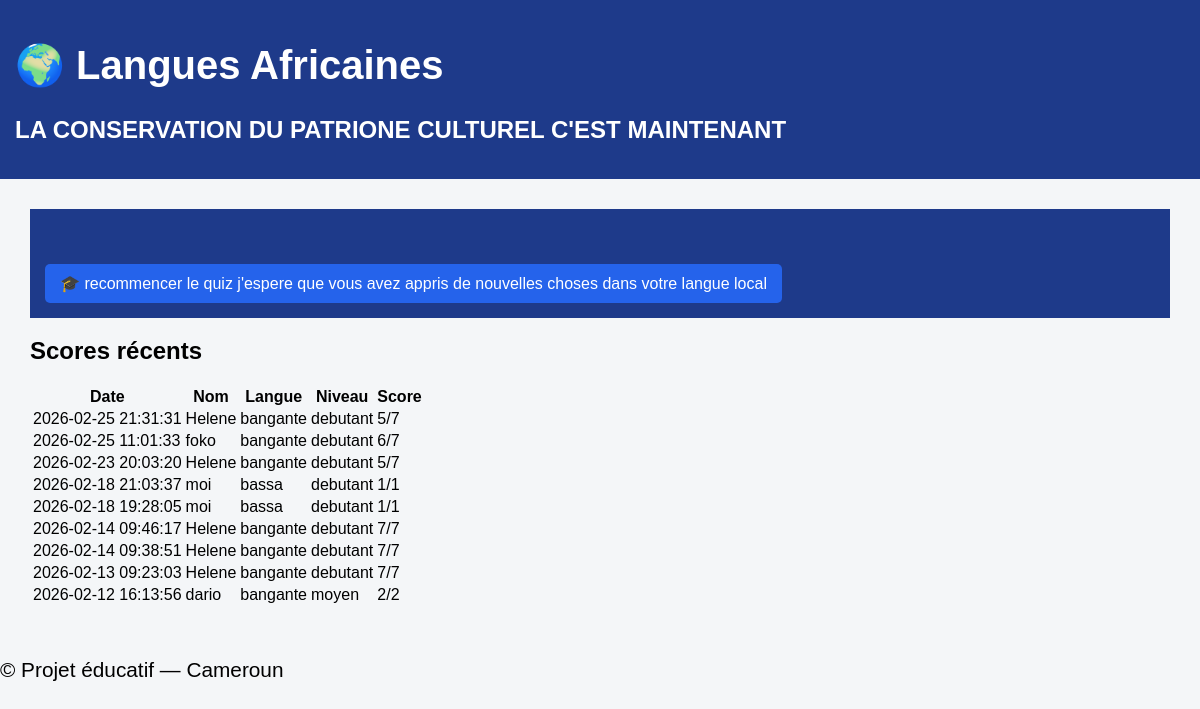
The page /scores (signed in) on the database its author committed.
### tables this page shows
CREATE TABLE scores(
            id INTEGER PRIMARY KEY AUTOINCREMENT,
            nom TEXT,
            numero TEXT,
            langue TEXT,
            niveau TEXT,
            score INTEGER,
            total INTEGER,
            date TEXT
        );

### app.py (the view)
@app.route("/scores")
def scores():
    if "user_id" not in session:
        return redirect("/login")
    return render_template("scores.html", scores=db.recuperer_scores())

### database.py (called while the page is built)
    def connect(self):
        return sqlite3.connect(self.db_file)

    def recuperer_scores(self):
        conn = self.connect()
        cur = conn.cursor()
        cur.execute("SELECT * FROM scores ORDER BY id DESC LIMIT 20")
        data = cur.fetchall()
        conn.close()
        return data

### templates/scores.html (shortened to what this page needs)
{% extends "base.html" %}
{% block content %}
<header>
    <nav>
    <div class="hero-buttons">
        <a class="btn" href="/apprendre">🎓 recommencer le quiz j'espere que vous avez appris de nouvelles choses dans votre langue local </a>
    </div>
</header>
<h2>Scores récents</h2>
<table>
<tr>
    <th>Date</th><th>Nom</th><th>Langue</th><th>Niveau</th><th>Score</th>
</tr>
{% for s in scores %}
<tr>
    <td>{{ s[7] }}</td>
    <td>{{ s[1] }}</td>
    <td>{{ s[3] }}</td>
    <td>{{ s[4] }}</td>
    <td>{{ s[5] }}/{{ s[6] }}</td>
</tr>
{% endfor %}
</table>
{% endblock %}

### templates/base.html (shortened to what this page needs)
<!DOCTYPE html>
<html lang="fr">
<head>
    <link rel="stylesheet" href="{{ url_for('static', filename='css/style.css') }}">
</head>
<body>
<header>
  <h1>🌍 Langues Africaines</h1>
    <h2>LA CONSERVATION DU PATRIONE CULTUREL C'EST MAINTENANT </h2>
</header>
<main>
    {% block content %}{% endblock %}
</main>
<footer>
    <p>© Projet éducatif — Cameroun</p>
</footer>
</body>
</html>

### static/css/style.css (style rules this page uses)
body { font-family: Arial, sans-serif; margin: 0; background: #f4f6f8; }
header { background: #1e3a8a; color: white; padding: 15px; }
header nav a { color: white; margin-right: 15px; text-decoration: none; }
main { padding: 30px; }
.btn { display: inline-block; margin-top: 10px; padding: 10px 15px; background: #2563eb; color: white; text-decoration: none; border-radius: 5px; }
.hero-buttons { margin-top: 30px; }
body { margin: 0; font-family: Arial, sans-serif; }
h1 { font-size: 2.5rem; }
p { font-size: 1.3rem; }

### rows shown on the page
scores: date "2026-02-25 21:31:31", nom "Helene", langue "bangante", niveau "debutant", score "5", total "7"
scores: date "2026-02-25 11:01:33", nom "foko", langue "bangante", niveau "debutant", score "6", total "7"
scores: date "2026-02-23 20:03:20", nom "Helene", langue "bangante", niveau "debutant", score "5", total "7"
scores: date "2026-02-18 21:03:37", nom "moi", langue "bassa", niveau "debutant", score "1", total "1"
scores: date "2026-02-18 19:28:05", nom "moi", langue "bassa", niveau "debutant", score "1", total "1"
scores: date "2026-02-14 09:46:17", nom "Helene", langue "bangante", niveau "debutant", score "7", total "7"
scores: date "2026-02-14 09:38:51", nom "Helene", langue "bangante", niveau "debutant", score "7", total "7"
scores: date "2026-02-13 09:23:03", nom "Helene", langue "bangante", niveau "debutant", score "7", total "7"
scores: date "2026-02-12 16:13:56", nom "dario", langue "bangante", niveau "moyen", score "2", total "2"
